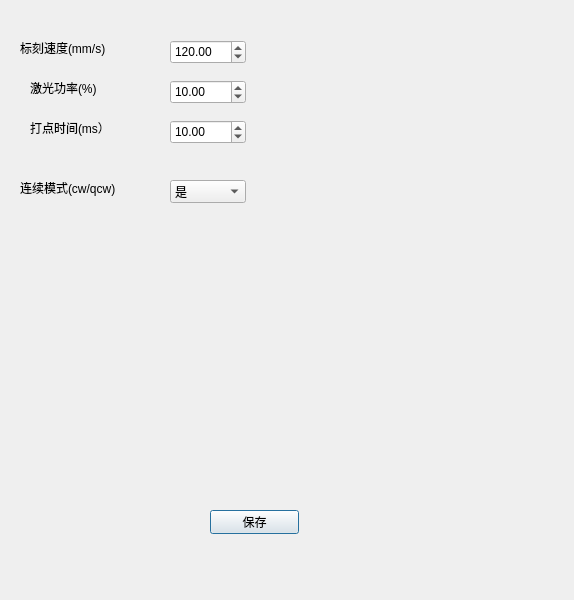
<?xml version="1.0" encoding="UTF-8"?>
<ui version="4.0">
 <class>MarkParamDialog</class>
 <widget class="QDialog" name="MarkParamDialog">
  <property name="geometry">
   <rect>
    <x>0</x>
    <y>0</y>
    <width>574</width>
    <height>600</height>
   </rect>
  </property>
  <property name="windowTitle">
   <string>MarkParamDialog</string>
  </property>
  <widget class="QLabel" name="label">
   <property name="geometry">
    <rect>
     <x>20</x>
     <y>40</y>
     <width>111</width>
     <height>16</height>
    </rect>
   </property>
   <property name="text">
    <string>标刻速度(mm/s)</string>
   </property>
  </widget>
  <widget class="QDoubleSpinBox" name="doubleSpxMarkSpeed">
   <property name="geometry">
    <rect>
     <x>170</x>
     <y>40</y>
     <width>76</width>
     <height>24</height>
    </rect>
   </property>
   <property name="maximum">
    <double>10000.000000000000000</double>
   </property>
   <property name="value">
    <double>120.000000000000000</double>
   </property>
  </widget>
  <widget class="QLabel" name="label_2">
   <property name="geometry">
    <rect>
     <x>30</x>
     <y>80</y>
     <width>91</width>
     <height>16</height>
    </rect>
   </property>
   <property name="text">
    <string>激光功率(%)</string>
   </property>
  </widget>
  <widget class="QDoubleSpinBox" name="doubleSpxCenterPower">
   <property name="geometry">
    <rect>
     <x>170</x>
     <y>80</y>
     <width>76</width>
     <height>24</height>
    </rect>
   </property>
   <property name="maximum">
    <double>100.000000000000000</double>
   </property>
   <property name="value">
    <double>10.000000000000000</double>
   </property>
  </widget>
  <widget class="QLabel" name="label_3">
   <property name="geometry">
    <rect>
     <x>30</x>
     <y>120</y>
     <width>111</width>
     <height>16</height>
    </rect>
   </property>
   <property name="text">
    <string>打点时间(ms）</string>
   </property>
  </widget>
  <widget class="QDoubleSpinBox" name="doubleSpxPointMarkTime">
   <property name="geometry">
    <rect>
     <x>170</x>
     <y>120</y>
     <width>76</width>
     <height>24</height>
    </rect>
   </property>
   <property name="maximum">
    <double>100000.000000000000000</double>
   </property>
   <property name="value">
    <double>10.000000000000000</double>
   </property>
  </widget>
  <widget class="QPushButton" name="btnSavePenParam">
   <property name="geometry">
    <rect>
     <x>210</x>
     <y>510</y>
     <width>89</width>
     <height>24</height>
    </rect>
   </property>
   <property name="text">
    <string>保存</string>
   </property>
  </widget>
  <widget class="QLabel" name="label_4">
   <property name="geometry">
    <rect>
     <x>20</x>
     <y>180</y>
     <width>131</width>
     <height>16</height>
    </rect>
   </property>
   <property name="text">
    <string>连续模式(cw/qcw)</string>
   </property>
  </widget>
  <widget class="QComboBox" name="comboContinued">
   <property name="geometry">
    <rect>
     <x>170</x>
     <y>180</y>
     <width>76</width>
     <height>23</height>
    </rect>
   </property>
   <item>
    <property name="text">
     <string>是</string>
    </property>
   </item>
   <item>
    <property name="text">
     <string>否</string>
    </property>
   </item>
  </widget>
 </widget>
 <resources/>
 <connections/>
</ui>
